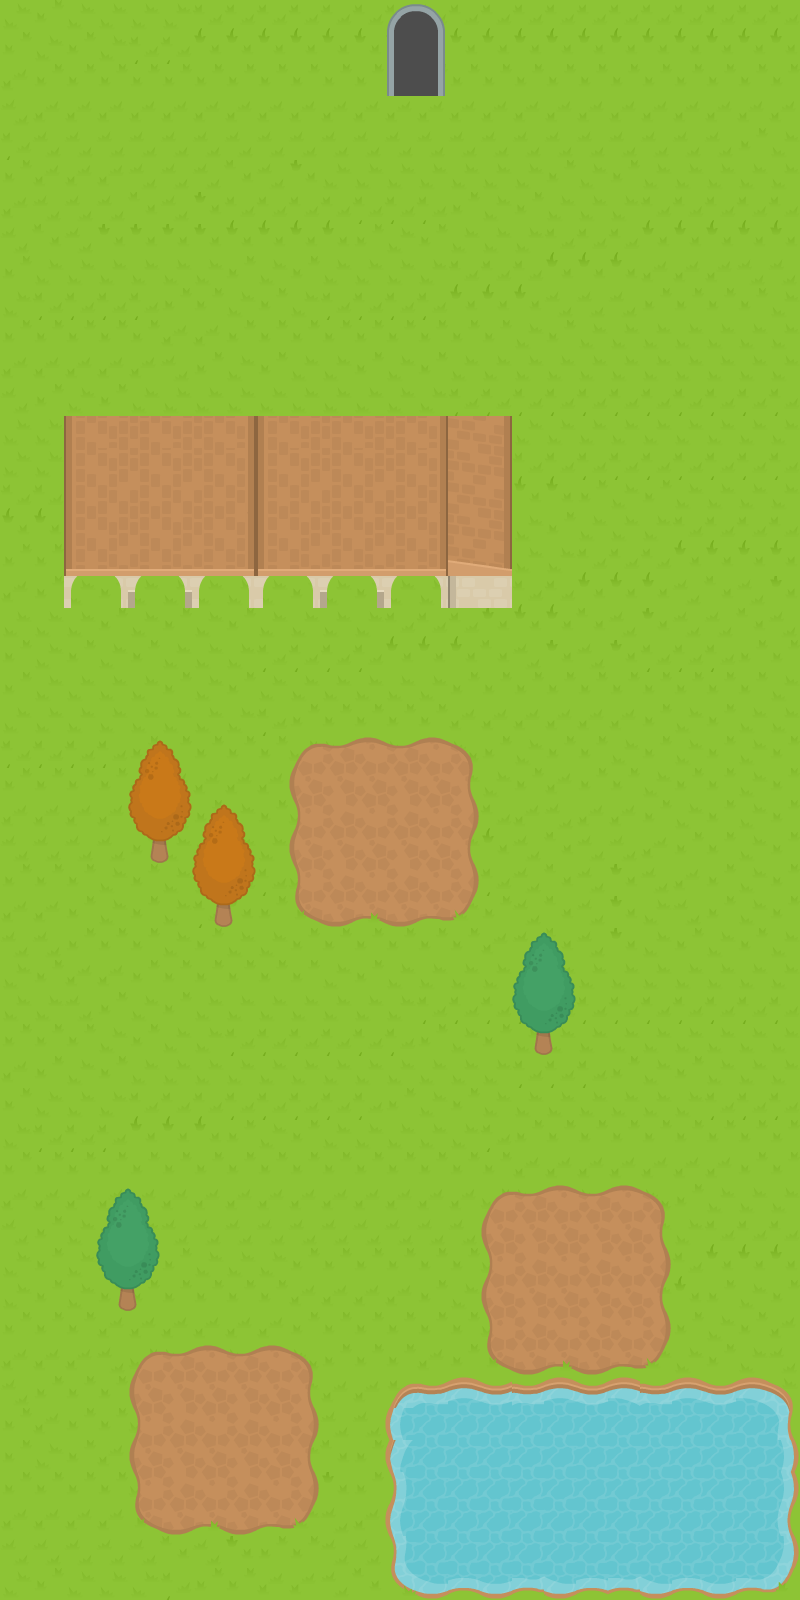

This is a level from a 2D game, rendered from its Tiled map with the project's own tilesets. A one-line summary and the map file follow, with tile-layer data summarised:
An orthogonal 25x50 tile map with 32x32 px tiles, 6 tile layers (suelo, arbol, tierra, agua, ...) and 14 objects (14x object).

<map version="1.4" tiledversion="1.4.3" orientation="orthogonal" renderorder="right-down" width="25" height="50" tilewidth="32" tileheight="32" infinite="0" nextlayerid="8" nextobjectid="23">
 <tileset firstgid="1" source="tileset.tsx" />
 <layer id="1" name="suelo" width="25" height="50">
  <data>[1250 cells, 1159 non-empty, 10 distinct tile ids]</data>
 </layer>
 <layer id="2" name="arbol" width="25" height="50">
  <data>[1250 cells, 140 non-empty, 52 distinct tile ids]</data>
 </layer>
 <layer id="3" name="tierra" width="25" height="50">
  <data>[1250 cells, 0 non-empty, 0 distinct tile ids]</data>
 </layer>
 <layer id="4" name="agua" width="25" height="50">
  <data>[1250 cells, 91 non-empty, 31 distinct tile ids]</data>
 </layer>
 <layer id="5" name="casa" width="25" height="50">
  <data>[1250 cells, 84 non-empty, 42 distinct tile ids]</data>
 </layer>
 <layer id="7" name="salida" width="25" height="50">
  <data>[1250 cells, 6 non-empty, 4 distinct tile ids]</data>
 </layer>
 <objectgroup id="6" name="objetos">
  <object id="1" name="casa" type="object" x="62" y="416" width="446" height="192" />
  <object id="8" name="arbol" type="object" x="96" y="1244" width="62" height="64" />
  <object id="9" name="arbol" type="object" x="514" y="990" width="62" height="66" />
  <object id="10" name="arbol" type="object" x="192" y="868" width="66" height="58" />
  <object id="11" name="arbol" type="object" x="130" y="800" width="64" height="64" />
  <object id="12" name="personaje" type="object" x="92" y="92" width="48" height="48" />
  <object id="13" name="npc" type="object" x="82" y="312" width="48" height="48" />
  <object id="16" name="pared" type="object" x="-1" y="-94" width="800" height="96" />
  <object id="17" name="pared" type="object" x="804" y="8" width="36" height="1378" />
  <object id="18" name="pared" type="object" x="-41" y="8" width="42" height="1586" />
  <object id="19" name="pared" type="object" x="2" y="1594" width="386" height="64" />
  <object id="20" name="puertajesus" type="object" x="70" y="591" width="370" height="26" />
  <object id="21" name="agua" type="object" x="386" y="1378" width="413" height="221" />
  <object id="22" name="puertamap1" type="object" x="386" y="2" width="60" height="95" />
 </objectgroup>
</map>
